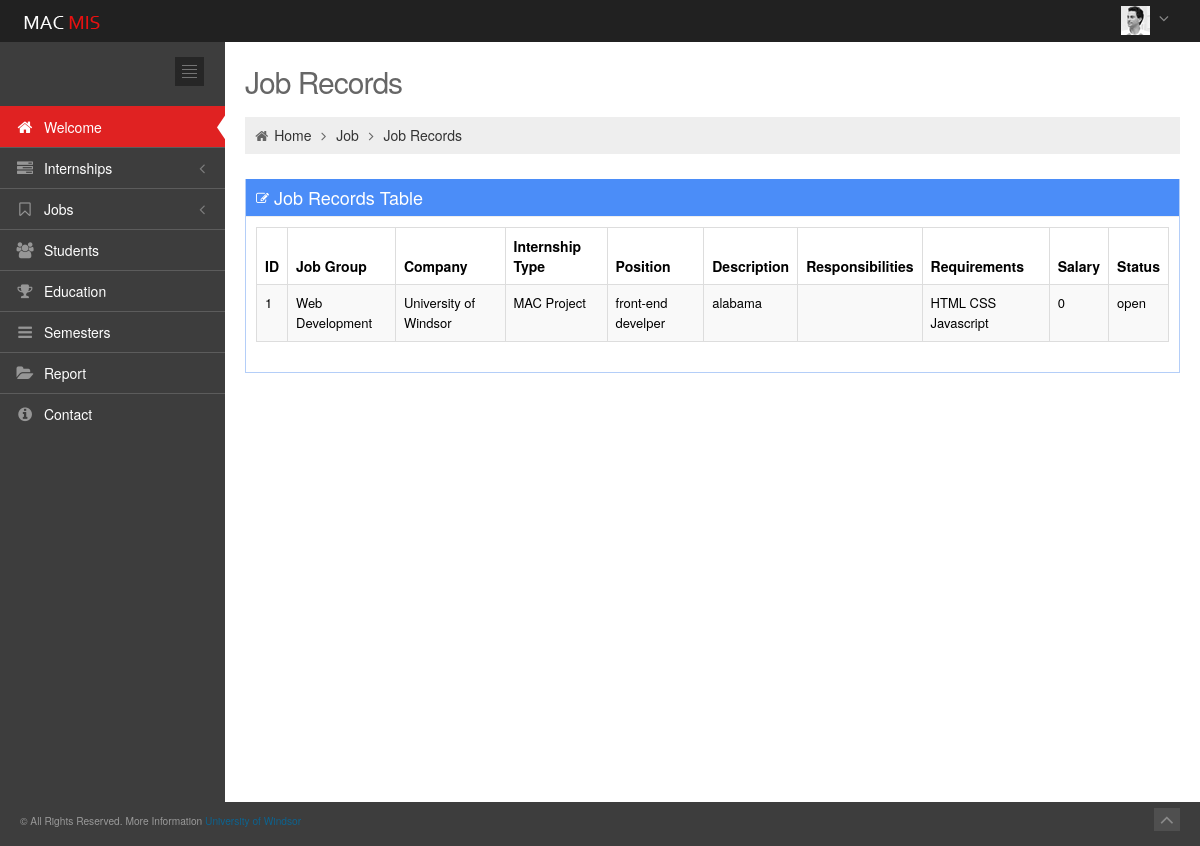
Before: /app/job_record (signed in) with the older database file.
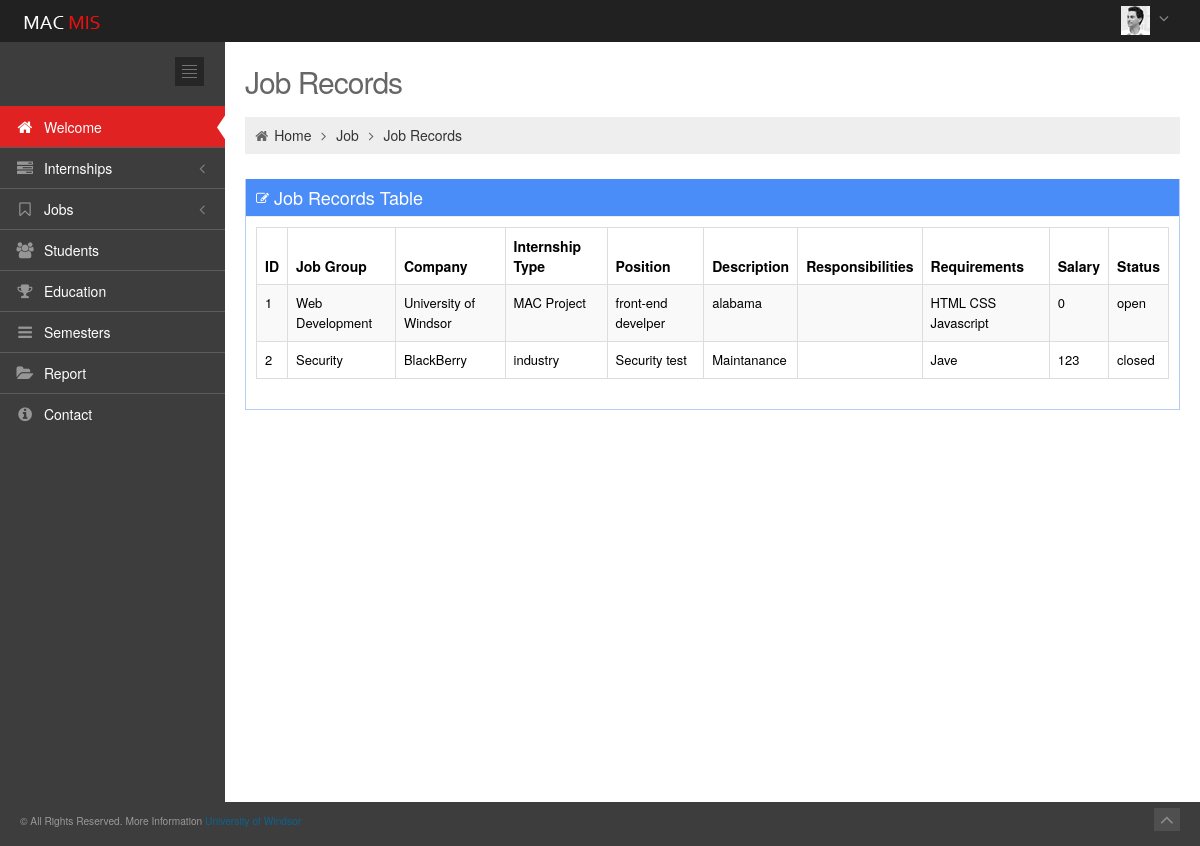
After: the same page with the newer database file.
### app/models.py (models this page shows, shortened)
class Job(models.Model):
    STATUS_CHOICES = (
        ('open', 'Open'),
        ('unopened', 'Unopened'),
        ('closed', 'Closed')
    )
    intern_id = models.ForeignKey(Internship)
    company_id = models.ForeignKey(Intern_Info)
    job_group_id = models.ForeignKey(Job_groups)
    job_position = models.CharField(max_length=50)
    job_description = models.CharField(max_length=100)
    job_responsibilities = models.CharField(max_length=50)
    job_requirements = models.CharField(max_length=50)
    job_salary = models.IntegerField(default=0)
    job_status = models.CharField(max_length=10, choices=STATUS_CHOICES)

class Job_groups(models.Model):
    job_group_type = models.CharField(max_length=20)
    job_group_description = models.CharField(max_length=200, blank=True, null=True)
    def __str__(self):
        return self.job_group_type

class Intern_Info(models.Model):
    company_name = models.CharField(max_length=100)
    address = models.CharField(max_length=100, null=True, blank=True)
    city = models.CharField(max_length=20, default='Windsor')
    province = models.CharField(max_length=20, default='Ontario')
    postal_code = models.CharField(max_length=10,blank=True)
    country = models.CharField(max_length=20, default='Canada')
    contact_first_name = models.CharField(max_length=50,blank=True)
    contact_last_name = models.CharField(max_length=50,blank=True)
    contact_position = models.CharField(max_length=50,blank=True)
    telephone = models.IntegerField()
    email = models.EmailField()
    company_website = models.URLField()
    notes = models.CharField(max_length=100,blank=True)
    def __str__(self):
        return self.company_name

class Internship(models.Model):
    intern_type = models.CharField(max_length=50)
    intern_discription = models.CharField(max_length=100)
    def __str__(self):
        return "{}".format(self.intern_type)

### app/views.py (the view)
# urls.py: url(r'^job_record/update/(?P<pk>\d+)$', views.JobRecordUpdateView.as_view(), name='update_job_record'),
def job_record(request):
    job_record_list =Job.objects.all()
    return render(request,'app/job-records.html',{'job_record_list':job_record_list})

### app/templates/app/job-records.html (shortened to what this page needs)
{% extends 'app/base.html' %}
{% block container %}
		<div class="page-content">
			<div class="container-fluid">
				<div class="row-fluid">
					<div class="span12">
						<h3 class="page-title">
							Job Records
						</h3>
						<ul class="breadcrumb">
							<li>
								<i class="icon-home"></i>
								<a href="welcome.html">Home</a>
								<i class="icon-angle-right"></i>
							</li>
							<li>
								<a href="#">Job</a>
								<i class="icon-angle-right"></i>
							</li>
							<li><a href="#">Job Records</a></li>
						</ul>
					</div>
				</div>
				<div class="row-fluid">
					<div class="span12">
						<div class="portlet box blue">
							<div class="portlet-title">
								<div class="caption"><i class="icon-edit"></i>Job Records Table</div>
							</div>
							<div class="portlet-body">
								<table class="table table-striped table-hover table-bordered" id="sample_editable_1">
									<thead>
										<tr>
											<th>ID</th>
											<th>Job Group</th>
											<th>Company</th>
											<th>Internship Type</th>
											<th>Position</th>
											<th>Description</th>
											<th>Responsibilities</th>
											<th>Requirements</th>
											<th>Salary</th>
											<th>Status</th>
										</tr>
									</thead>
									<tbody>
                                    {% for job in job_record_list %}
										<tr class="">
											<td>{{ job.id }}</td>
											<td>{{ job.job_group_id }}</td>
											<td>{{ job.company_id }}</td>
											<td>{{ job.intern_id }}</td>
											<td>{{ job.job_position }}</td>
											<td>{{ job.job_description }}</td>
											<td>{{ job.job_resposibilities }}</td>
											<td>{{ job.job_requirements }}</td>
											<td>{{ job.job_salary }}</td>
											<td>{{ job.job_status }}</td>
										</tr>
										{% endfor %}
									</tbody>
								</table>
							</div>
						</div>
					</div>
				</div>
			</div>
		</div>
{% endblock %}

Changed rows visible on the page:
added Job: id "2", job_group_id "Security", company_id "BlackBerry", intern_id "industry", job_position "Security test", job_description "Maintanance", job_requirements "Jave", job_salary "123", job_status "closed"
